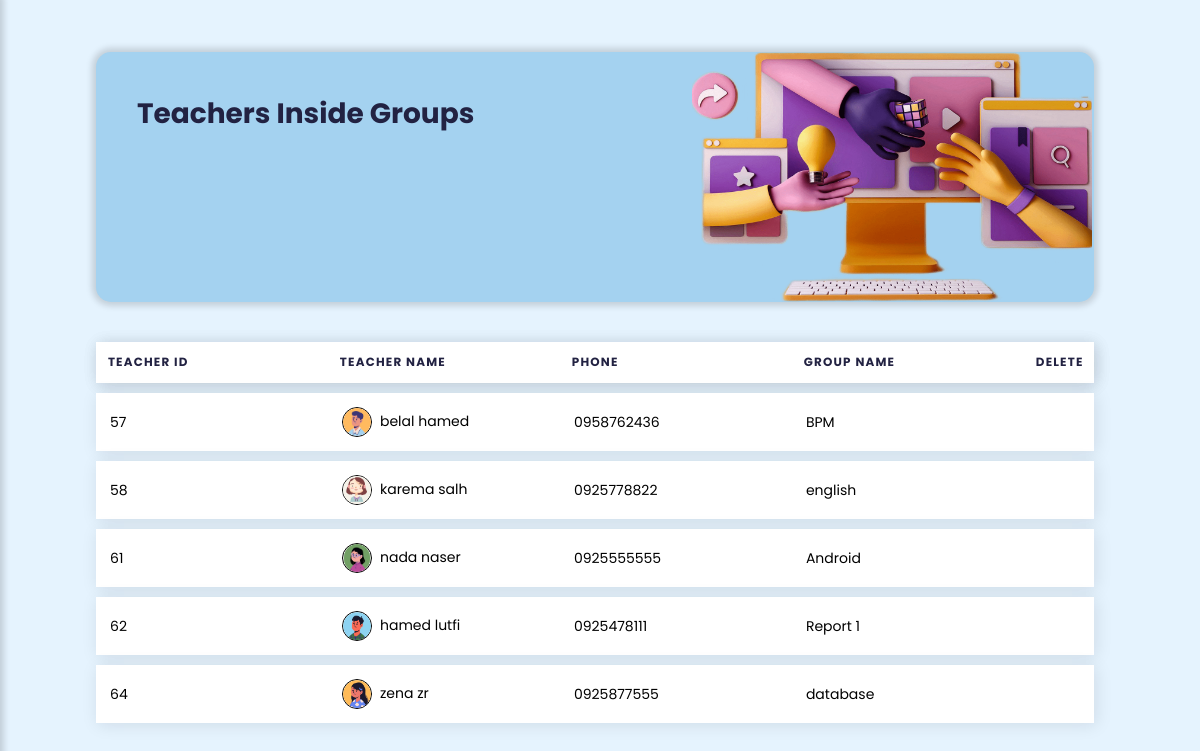
/UI/control_panel/teacher_with_group_control_panel.php (signed in), run on the app's committed database.
### tables this page shows
CREATE TABLE IF NOT EXISTS `teacher` (
  `tr_id` int(8) NOT NULL AUTO_INCREMENT,
  `user_id` int(8) NOT NULL,
  `tr_phone_no` varchar(10) NOT NULL,
  PRIMARY KEY (`tr_id`),
  KEY `user_id` (`user_id`)
);

CREATE TABLE IF NOT EXISTS `user` (
  `user_id` int(8) NOT NULL AUTO_INCREMENT,
  `full_name` varchar(50) NOT NULL,
  `password` varchar(225) NOT NULL,
  `u_img` varchar(225) DEFAULT NULL,
  `role` varchar(8) DEFAULT NULL,
  PRIMARY KEY (`user_id`)
);

CREATE TABLE IF NOT EXISTS `groups` (
  `g_no` int(8) NOT NULL AUTO_INCREMENT,
  `tr_id` int(8) NOT NULL,
  `g_name` varchar(25) NOT NULL,
  PRIMARY KEY (`g_no`),
  KEY `tr_id` (`tr_id`)
);

### DataBase/db.php (called while the page is built, shortened)
<?php
require("Connection.php");
function selectAllTeacherInfo(){
    $sql = "SELECT teacher.tr_id,user.user_id,user.full_name,user.u_img,teacher.tr_phone_no,groups.g_name from teacher,user,groups WHERE user.user_id=teacher.user_id AND teacher.tr_id=groups.tr_id;";
    global $conn;
    $pre=$conn->prepare($sql);
    $pre->execute();
    $records=$pre->get_result()->fetch_all(MYSQLI_ASSOC);
    return $records;
}

### UI/control_panel/teacher_with_group_control_panel.php (the view, shortened to what this page needs)
<?php
$teachers=selectAllTeacherInfo();
?>
<!DOCTYPE html>
<html lang="en">
    <head>
        <link rel="stylesheet" href="../../css/controlpanel_groups_teacher_student_files.css">
        <link rel="stylesheet" href="https://maxst.icons8.com/vue-static/landings/line-awesome/line-awesome/1.3.0/css/line-awesome.min.css">
    </head>
<body id="b-vlightblue">
<header class="main_icon">
</header>
<div class="main-content">
    <div class="header-box">
        <div class="header-box-content-table">
            <h2>Teachers Inside Groups</h2><br>
        </div>
        <img src="../../sources/image/teacher_image_3d.png" >
    </div>
    <div class="table-box">
        <table class="table">
            <thead>
                <tr>
                    <th scope="col">Teacher Id</th>
                    <th scope="col">Teacher Name</th>
                    <th scope="col">Phone</th>
                    <th scope="col">Group Name</th>
                    <th scope="col" width="70px">Delete</th>
                </tr>
            </thead>
            <tbody>
            <?php foreach($teachers as $key => $teacher):?>
                <tr>
                    <td data-label="tr-id"><?php echo $teacher['tr_id'] ?></td>
                    <td data-label="tr-name"><img src="<?php echo BASE_URL . '/sources/image/' . $teacher['u_img']; ?>" class="tab-img" style="width: 30px; height: 30px;border-radius:100%;"><?php echo $teacher['full_name'] ?></td>
                    <td data-label="tr-phone"><?php echo $teacher['tr_phone_no'] ?></td>
                    <td data-label="g-name"><?php echo $teacher['g_name'] ?></td>
                    <td data-label="delete"><a onclick="return confirmDelete()" href="teacher_control_panel.php?delete_tr_id=<?php echo $teacher['tr_id']; ?>&deleteID=<?php echo $teacher['user_id']; ?>"><i class="las la-trash-alt ticon delet"></i></a></td>
                </tr>
            <?php endforeach; ?>
            </tbody>
        </table>
    </div>
</div>
</body>
</html>

### css/controlpanel_groups_teacher_student_files.css (style rules this page uses)
:root { --darkblue:#2A3D6C ; --vdarkblue:#222242 ; --orange:#FFBA5F; --lightorange:#fcc680; --shadow1:rgba(17,17,26,0.1) 2px 2px 16px; --shadow2:0 0 0.375rem 0.25rem rgb(0 0 0 / 15%); --lightblue:#A4D2F0; --lightgreen:#D8E6D6; --vlightblue:#e5f3fe; --darkgreen:#53744A; --red:#D92A2A; }
* { padding: 0; margin: 0; text-decoration: none; list-style-type: none; box-sizing: border-box; font-family: "Poppins", sans-serif; }
body { overflow-x: hidden; }
a:is(:link,:active,:hover).active { font-weight: bolder; font-size: 18px; }
.main-content { margin-left:290px; width: calc(100vw - 290px); transition: margin-left 300ms; padding: 1rem 6rem; }
header { display: flex; align-items: center; }
.header-box { height: 250px; width: 99%; box-shadow: var(--shadow2); background: var(--lightblue); margin-top: 20px; border-radius: 15px; }
.header-box img { width: 420px; float: right; margin-right: 100px; }
@media only screen and (max-width:1334px) { .header-box img { margin-top: 0rem; margin-right: .3rem; width: 440px; } }
@media only screen and (max-width:1370px) { .header-box img { margin-top: 0rem; margin-right: .1rem; width: 400px; } }
@media only screen and (max-width:1280px) { .main-content { width: 100vw; margin-left: 0; } }
#b-vlightblue { background: var(--vlightblue); }
.header-box-content-table { float: left; padding:25px; }
.header-box-content-table { text-align: center; }
.header-box-content-table h2 { font-size: 28px; padding: 1rem; color: var(--vdarkblue); }
.table-box { width:99%; box-shadow: var(--shadow); margin-top: 30px; border-radius: 10px; float: left; }
table { border-collapse: separate; margin: 0; padding: 0; width: 100%; font-size: 14px; border-radius: 10px; table-layout: fixed; border-spacing: 0 10px; }
table tr { padding: .15em; margin-bottom: 10px; box-shadow: var(--shadow1); }
thead { box-shadow: var(--shadow1); color: var(--vdarkblue); }
table th,table td { padding: 1em; text-align: left; background: #FFFFFF; }
table th { font-size: .85em; letter-spacing: .1em; text-transform: uppercase; }
.tab-img { display: inline-block; width: 30px; height: 30px; vertical-align: middle; border: 1px solid #000; border-radius:100%; margin-right: 8px; }
.ticon { padding: 5px; background: var(--gray); border-radius: 4px; width: 15px; height: 15px; text-align: center; font-size: 20px; margin-left: 10px; }
.ticon.delet { color: var(--red); }

### data on the page
teacher: tr_id "57", user.u_img (picture), user.full_name "belal hamed", tr_phone_no "0958762436", groups.g_name "BPM"
teacher: tr_id "58", user.u_img (picture), user.full_name "karema salh", tr_phone_no "0925778822", groups.g_name "english"
teacher: tr_id "61", user.u_img (picture), user.full_name "nada naser", tr_phone_no "0925555555", groups.g_name "Android"
teacher: tr_id "62", user.u_img (picture), user.full_name "hamed lutfi", tr_phone_no "0925478111", groups.g_name "Report 1"
teacher: tr_id "64", user.u_img (picture), user.full_name "zena zr", tr_phone_no "0925877555", groups.g_name "database"
